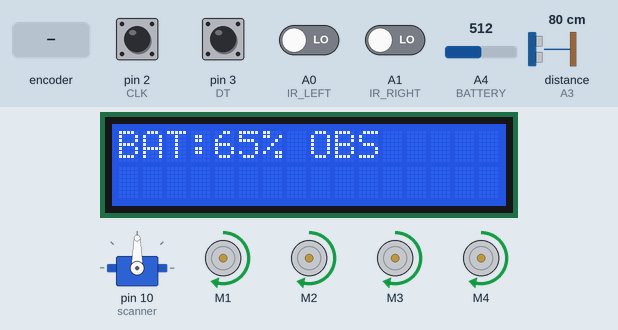
This sketch was run on a simulated Arduino Uno, built with avr-gcc and run on an emulated ATmega328P. On the bench: 16×2 character LCD, servo, 4 × DC motor (green arrow = forward, orange = backward, longer = faster). Wiring (inferred from the names in the program): ultrasonic range finder: trigger A2; echo A3. The inputs (shaded band) are chosen by the test bench; at power-on: pin 2 (CLK), pin 3 (DT) HIGH, A0 (IR_LEFT), A1 (IR_RIGHT) LOW, A4 (BATTERY) = 512, distance to the obstacle (sensor on A3) 80 cm. The echo pulse lasts 58.3 µs per cm.

Above: at 3.2 s.
3.3 s: rotary encoder on pin 2 (CLK) / pin 3 (DT) turned 1 step (first pin leading)
At 5.6 s:
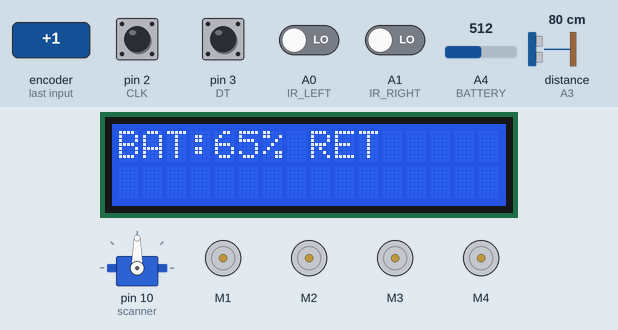
5.9 s: A4 (BATTERY) set to 716
At 7.3 s:
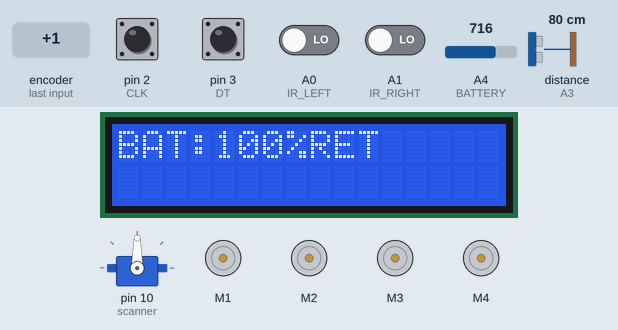
7.9 s: A4 (BATTERY) set to 456
At 9.1 s:
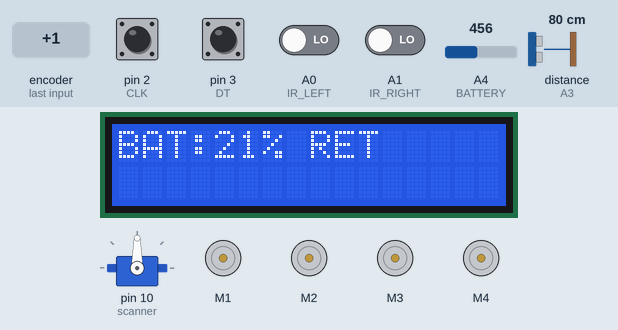
9.9 s: A4 (BATTERY) set to 423
At 10.8 s:
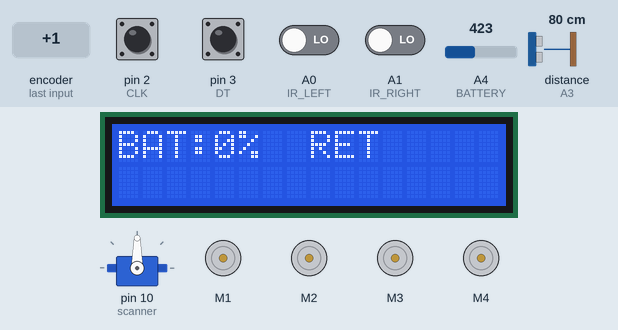
Timing chart, 0 to 12.9 s (numbered marks = the images above; inputs shaded):
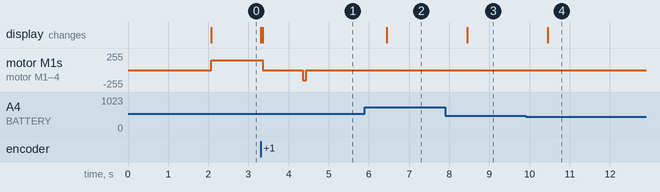

The sketch:

car.ino
```cpp
#include <AFMotor.h>
#include <Servo.h>
#include <LiquidCrystal.h>

LiquidCrystal lcd(7,6,5,8,9,11);

AF_DCMotor motor1(1);
AF_DCMotor motor2(2);
AF_DCMotor motor3(3);
AF_DCMotor motor4(4);

Servo scanner;

// -------- PINS --------
#define IR_LEFT A0
#define IR_RIGHT A1
#define TRIG A2
#define ECHO A3
#define BATTERY A4

#define CLK 2
#define DT 3

// -------- VARIABLES --------
int mode = 0;
int lastCLK;
int baseSpeed = 150;

float Kp=25, Ki=0.01, Kd=15;
float error=0, prevError=0, integral=0;

unsigned long lastMotionTime=0;

// -------- PATH MEMORY --------
#define MAX_STEPS 200
int movementType[MAX_STEPS];
unsigned long movementTime[MAX_STEPS];
int stepCount=0;

unsigned long actionStartTime;

// 0 = forward
// 1 = left
// 2 = right

// -------- SETUP --------
void setup() {
  lcd.begin(16,2);

  pinMode(IR_LEFT, INPUT);
  pinMode(IR_RIGHT, INPUT);
  pinMode(TRIG, OUTPUT);
  pinMode(ECHO, INPUT);
  pinMode(BATTERY, INPUT);

  pinMode(CLK, INPUT);
  pinMode(DT, INPUT);

  scanner.attach(10);
  scanner.write(90);

  lastCLK=digitalRead(CLK);

  lcd.print("SMART CAR V2");
  delay(2000);
  lcd.clear();
}

// -------- LOOP --------
void loop() {

  handleEncoder();
  showBattery();

  if(mode==0) obstacleMode();
  if(mode==1) humanMode();
  if(mode==2) returnPath();
}

// -------- BATTERY MONITOR --------
void showBattery() {

  int raw = analogRead(BATTERY);
  float voltage = raw * (5.0 / 1023.0);

  // Reverse voltage divider math
  float actualVoltage = voltage * 3.1;

  int percentage = map(actualVoltage*100, 650, 840, 0, 100);
  percentage = constrain(percentage,0,100);

  lcd.setCursor(0,0);
  lcd.print("BAT:");
  lcd.print(percentage);
  lcd.print("% ");
}

// -------- ENCODER --------
void handleEncoder(){
  int currentCLK=digitalRead(CLK);

  if(currentCLK!=lastCLK){
    if(digitalRead(DT)!=currentCLK) mode++;
    else mode--;

    if(mode>2) mode=0;
    if(mode<0) mode=2;

    lcd.clear();
  }
  lastCLK=currentCLK;
}

// -------- DISTANCE --------
long getDistance(){
  digitalWrite(TRIG,LOW);
  delayMicroseconds(2);
  digitalWrite(TRIG,HIGH);
  delayMicroseconds(10);
  digitalWrite(TRIG,LOW);
  long duration=pulseIn(ECHO,HIGH);
  return duration*0.034/2;
}

// -------- MOTOR --------
void moveForward(int speed){
  motor1.setSpeed(speed);
  motor2.setSpeed(speed);
  motor3.setSpeed(speed);
  motor4.setSpeed(speed);

  motor1.run(FORWARD);
  motor2.run(FORWARD);
  motor3.run(FORWARD);
  motor4.run(FORWARD);
}

void turnLeft(){
  motor1.run(BACKWARD);
  motor2.run(FORWARD);
  motor3.run(BACKWARD);
  motor4.run(FORWARD);
}

void turnRight(){
  motor1.run(FORWARD);
  motor2.run(BACKWARD);
  motor3.run(FORWARD);
  motor4.run(BACKWARD);
}

void stopCar(){
  motor1.run(RELEASE);
  motor2.run(RELEASE);
  motor3.run(RELEASE);
  motor4.run(RELEASE);
}

// -------- STORE MOVEMENT --------
void storeStep(int type){
  if(stepCount<MAX_STEPS){
    movementType[stepCount]=type;
    movementTime[stepCount]=millis()-actionStartTime;
    stepCount++;
  }
}

// -------- OBSTACLE MODE --------
void obstacleMode(){

  lcd.setCursor(8,0);
  lcd.print("OBS ");

  long d=getDistance();

  if(d<20){
    stopCar();
    turnLeft();
    actionStartTime=millis();
    delay(400);
    storeStep(1);
  }
  else{
    actionStartTime=millis();
    moveForward(baseSpeed);
    storeStep(0);
  }
}

// -------- HUMAN MODE --------
void humanMode(){

  lcd.setCursor(8,0);
  lcd.print("HUM ");

  int L=digitalRead(IR_LEFT);
  int R=digitalRead(IR_RIGHT);

  if(L==LOW && R==LOW){
    lcd.setCursor(0,1);
    lcd.print("HUMAN FOUND   ");
    actionStartTime=millis();
    moveForward(baseSpeed);
    storeStep(0);
  }
  else if(L==LOW){
    error=-1;
    applyPID();
    storeStep(1);
  }
  else if(R==LOW){
    error=1;
    applyPID();
    storeStep(2);
  }
  else{
    stopCar();
  }
}

// -------- PID --------
void applyPID(){
  integral+=error;
  float derivative=error-prevError;
  float output=Kp*error+Ki*integral+Kd*derivative;

  int left=baseSpeed+output;
  int right=baseSpeed-output;

  left=constrain(left,0,255);
  right=constrain(right,0,255);

  motor1.setSpeed(left);
  motor3.setSpeed(left);
  motor2.setSpeed(right);
  motor4.setSpeed(right);

  motor1.run(FORWARD);
  motor2.run(FORWARD);
  motor3.run(FORWARD);
  motor4.run(FORWARD);

  prevError=error;
}

// -------- RETURN EXACT PATH --------
void returnPath(){

  lcd.setCursor(8,0);
  lcd.print("RET ");

  stopCar();
  delay(1000);

  for(int i=stepCount-1; i>=0; i--){

    if(movementType[i]==0){
      motor1.run(BACKWARD);
      motor2.run(BACKWARD);
      motor3.run(BACKWARD);
      motor4.run(BACKWARD);
    }
    else if(movementType[i]==1){
      turnRight();
    }
    else if(movementType[i]==2){
      turnLeft();
    }

    delay(movementTime[i]);
  }

  stopCar();
  stepCount=0;
}

// -------- MODE DISPLAY --------
void showMode(){
  lcd.setCursor(13,0);
  if(mode==0) lcd.print("O ");
  if(mode==1) lcd.print("H ");
  if(mode==2) lcd.print("R ");
}
```

Measured:
- after the input at 3.3 s, motor M1–4: forward 150/255 → stopped after 0.06 s, → backward 150/255 1.0 s later, → stopped 0.08 s later; the display: first changes at once (image 1 shows a later state)
- after the input at 5.9 s, the display: changes after 0.55 s (image 2)
- after the input at 7.9 s, the display: changes after 0.55 s (image 3)
- after the input at 9.9 s, the display: changes after 0.56 s (image 4)
